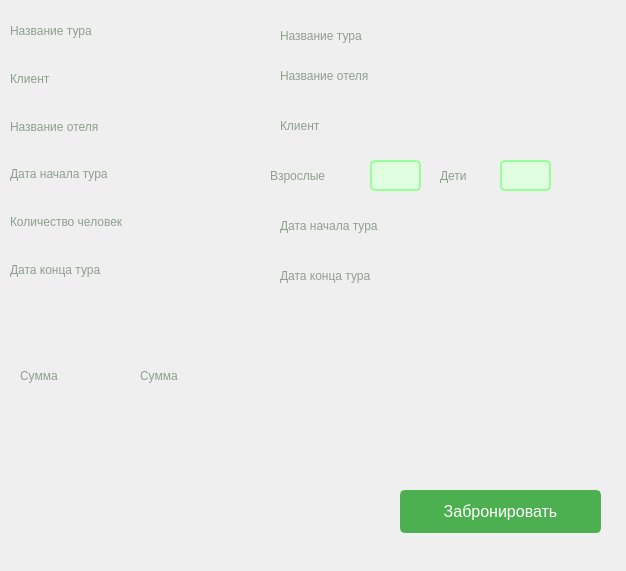
<?xml version="1.0" encoding="UTF-8"?>
<ui version="4.0">
 <class>order_form</class>
 <widget class="QFrame" name="order_form">
  <property name="geometry">
   <rect>
    <x>0</x>
    <y>0</y>
    <width>626</width>
    <height>571</height>
   </rect>
  </property>
  <property name="windowTitle">
   <string>Frame</string>
  </property>
  <widget class="QPushButton" name="order">
   <property name="geometry">
    <rect>
     <x>400</x>
     <y>490</y>
     <width>201</width>
     <height>43</height>
    </rect>
   </property>
   <property name="styleSheet">
    <string notr="true">QPushButton{
  display: inline-block;
  padding: 10px 20px;
  font-size: 16px;
  text-align: center;
  text-decoration: none;
  background-color: #4CAF50;
  color: white;
  border: 2px solid #4CAF50;
  border-radius: 5px;
  transition: background-color 0.3s ease;
}
QPushButton:hover {
  background-color: #45a049;
  border-color: #45a049;
}
</string>
   </property>
   <property name="text">
    <string>Забронировать</string>
   </property>
  </widget>
  <widget class="QLabel" name="label_11">
   <property name="geometry">
    <rect>
     <x>20</x>
     <y>360</y>
     <width>81</width>
     <height>31</height>
    </rect>
   </property>
   <property name="styleSheet">
    <string notr="true">QLabel {
	font: 12pt &quot;MS Shell Dlg 2&quot;;
    color: rgb(144, 158, 143) 
}</string>
   </property>
   <property name="text">
    <string>Сумма</string>
   </property>
  </widget>
  <widget class="QLabel" name="date_end">
   <property name="geometry">
    <rect>
     <x>280</x>
     <y>260</y>
     <width>161</width>
     <height>31</height>
    </rect>
   </property>
   <property name="styleSheet">
    <string notr="true">QLabel {
	font: 12pt &quot;MS Shell Dlg 2&quot;;
    color: rgb(144, 158, 143) 
}</string>
   </property>
   <property name="text">
    <string>Дата конца тура</string>
   </property>
  </widget>
  <widget class="QLabel" name="date_begining">
   <property name="geometry">
    <rect>
     <x>280</x>
     <y>210</y>
     <width>171</width>
     <height>31</height>
    </rect>
   </property>
   <property name="styleSheet">
    <string notr="true">QLabel {
	font: 12pt &quot;MS Shell Dlg 2&quot;;
    color: rgb(144, 158, 143) 
}</string>
   </property>
   <property name="text">
    <string>Дата начала тура</string>
   </property>
  </widget>
  <widget class="QLabel" name="name_hotel">
   <property name="geometry">
    <rect>
     <x>280</x>
     <y>60</y>
     <width>151</width>
     <height>31</height>
    </rect>
   </property>
   <property name="styleSheet">
    <string notr="true">QLabel {
	font: 12pt &quot;MS Shell Dlg 2&quot;;
    color: rgb(144, 158, 143) 
}</string>
   </property>
   <property name="text">
    <string>Название отеля</string>
   </property>
  </widget>
  <widget class="QLabel" name="name_client">
   <property name="geometry">
    <rect>
     <x>280</x>
     <y>110</y>
     <width>81</width>
     <height>31</height>
    </rect>
   </property>
   <property name="styleSheet">
    <string notr="true">QLabel {
	font: 12pt &quot;MS Shell Dlg 2&quot;;
    color: rgb(144, 158, 143) 
}</string>
   </property>
   <property name="text">
    <string>Клиент</string>
   </property>
  </widget>
  <widget class="QLabel" name="name_tour">
   <property name="geometry">
    <rect>
     <x>280</x>
     <y>20</y>
     <width>141</width>
     <height>31</height>
    </rect>
   </property>
   <property name="styleSheet">
    <string notr="true">QLabel {
	font: 12pt &quot;MS Shell Dlg 2&quot;;
    color: rgb(144, 158, 143) 
}</string>
   </property>
   <property name="text">
    <string>Название тура</string>
   </property>
  </widget>
  <widget class="QLabel" name="sum_tour">
   <property name="geometry">
    <rect>
     <x>140</x>
     <y>360</y>
     <width>361</width>
     <height>31</height>
    </rect>
   </property>
   <property name="styleSheet">
    <string notr="true">QLabel {
	font: 12pt &quot;MS Shell Dlg 2&quot;;
    color: rgb(144, 158, 143) 
}</string>
   </property>
   <property name="text">
    <string>Сумма</string>
   </property>
  </widget>
  <widget class="QWidget" name="verticalLayoutWidget">
   <property name="geometry">
    <rect>
     <x>10</x>
     <y>10</y>
     <width>251</width>
     <height>281</height>
    </rect>
   </property>
   <layout class="QVBoxLayout" name="verticalLayout">
    <item>
     <widget class="QLabel" name="label_13">
      <property name="styleSheet">
       <string notr="true">QLabel {
	font: 12pt &quot;MS Shell Dlg 2&quot;;
    color: rgb(144, 158, 143) 
}</string>
      </property>
      <property name="text">
       <string>Название тура</string>
      </property>
     </widget>
    </item>
    <item>
     <widget class="QLabel" name="label_10">
      <property name="styleSheet">
       <string notr="true">QLabel {
	font: 12pt &quot;MS Shell Dlg 2&quot;;
    color: rgb(144, 158, 143) 
}</string>
      </property>
      <property name="text">
       <string>Клиент</string>
      </property>
     </widget>
    </item>
    <item>
     <widget class="QLabel" name="label_9">
      <property name="styleSheet">
       <string notr="true">QLabel {
	font: 12pt &quot;MS Shell Dlg 2&quot;;
    color: rgb(144, 158, 143) 
}</string>
      </property>
      <property name="text">
       <string>Название отеля</string>
      </property>
     </widget>
    </item>
    <item>
     <widget class="QLabel" name="label_14">
      <property name="styleSheet">
       <string notr="true">QLabel {
	font: 12pt &quot;MS Shell Dlg 2&quot;;
    color: rgb(144, 158, 143) 
}</string>
      </property>
      <property name="text">
       <string>Дата начала тура</string>
      </property>
     </widget>
    </item>
    <item>
     <widget class="QLabel" name="label_12">
      <property name="styleSheet">
       <string notr="true">QLabel {
	font: 12pt &quot;MS Shell Dlg 2&quot;;
    color: rgb(144, 158, 143) 
}</string>
      </property>
      <property name="text">
       <string>Количество человек</string>
      </property>
     </widget>
    </item>
    <item>
     <widget class="QLabel" name="label_15">
      <property name="styleSheet">
       <string notr="true">QLabel {
	font: 12pt &quot;MS Shell Dlg 2&quot;;
    color: rgb(144, 158, 143) 
}</string>
      </property>
      <property name="text">
       <string>Дата конца тура</string>
      </property>
     </widget>
    </item>
   </layout>
  </widget>
  <widget class="QLabel" name="label_7">
   <property name="geometry">
    <rect>
     <x>440</x>
     <y>160</y>
     <width>51</width>
     <height>31</height>
    </rect>
   </property>
   <property name="styleSheet">
    <string notr="true">QLabel {
	font: 12pt &quot;MS Shell Dlg 2&quot;;
    color: rgb(144, 158, 143) 
}</string>
   </property>
   <property name="text">
    <string>Дети</string>
   </property>
  </widget>
  <widget class="QLineEdit" name="people_adult">
   <property name="geometry">
    <rect>
     <x>500</x>
     <y>160</y>
     <width>51</width>
     <height>31</height>
    </rect>
   </property>
   <property name="styleSheet">
    <string notr="true">QLineEdit {
    border: 2px solid #98ff98;  /* Светло-зеленая рамка для QComboBox */
    border-radius: 5px;  /* Закругленные углы */
    padding: 5px;  /* Отступы вокруг текста */
    background-color: #e0ffe0;  /* Бледно-зеленый фон */
    color: #000000;  /* Черный цвет текста */
    selection-background-color: #90ee90;  /* Цвет фона для выделенного элемента */
}
QLineEdit  {
	font: 12pt &quot;MS Shell Dlg 2&quot;;
	color: gray;
}
</string>
   </property>
  </widget>
  <widget class="QLabel" name="label_6">
   <property name="geometry">
    <rect>
     <x>270</x>
     <y>160</y>
     <width>91</width>
     <height>31</height>
    </rect>
   </property>
   <property name="styleSheet">
    <string notr="true">QLabel {
	font: 12pt &quot;MS Shell Dlg 2&quot;;
    color: rgb(144, 158, 143) 
}</string>
   </property>
   <property name="text">
    <string>Взрослые</string>
   </property>
  </widget>
  <widget class="QLineEdit" name="people_child">
   <property name="geometry">
    <rect>
     <x>370</x>
     <y>160</y>
     <width>51</width>
     <height>31</height>
    </rect>
   </property>
   <property name="styleSheet">
    <string notr="true">QLineEdit {
    border: 2px solid #98ff98;  /* Светло-зеленая рамка для QComboBox */
    border-radius: 5px;  /* Закругленные углы */
    padding: 5px;  /* Отступы вокруг текста */
    background-color: #e0ffe0;  /* Бледно-зеленый фон */
    color: #000000;  /* Черный цвет текста */
    selection-background-color: #90ee90;  /* Цвет фона для выделенного элемента */
}
QLineEdit  {
	font: 12pt &quot;MS Shell Dlg 2&quot;;
	color: gray;
}
</string>
   </property>
  </widget>
 </widget>
 <resources/>
 <connections/>
</ui>
